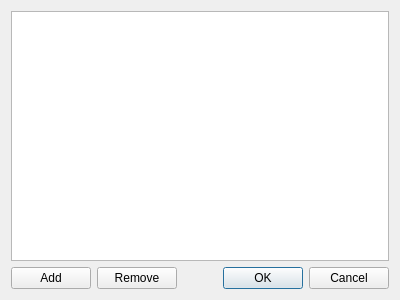
<?xml version="1.0" encoding="UTF-8"?>
<ui version="4.0">
 <class>SourceFileEditDialog</class>
 <widget class="QDialog" name="SourceFileEditDialog">
  <property name="geometry">
   <rect>
    <x>0</x>
    <y>0</y>
    <width>400</width>
    <height>300</height>
   </rect>
  </property>
  <property name="acceptDrops">
   <bool>true</bool>
  </property>
  <property name="windowTitle">
   <string>Dialog</string>
  </property>
  <layout class="QGridLayout" name="gridLayout">
   <item row="0" column="0" colspan="3">
    <widget class="QListView" name="listView"/>
   </item>
   <item row="1" column="0">
    <widget class="QPushButton" name="addButton">
     <property name="text">
      <string>Add</string>
     </property>
    </widget>
   </item>
   <item row="1" column="1">
    <widget class="QPushButton" name="removeButton">
     <property name="text">
      <string>Remove</string>
     </property>
    </widget>
   </item>
   <item row="1" column="2">
    <widget class="QDialogButtonBox" name="buttonBox">
     <property name="orientation">
      <enum>Qt::Horizontal</enum>
     </property>
     <property name="standardButtons">
      <set>QDialogButtonBox::Cancel|QDialogButtonBox::Ok</set>
     </property>
    </widget>
   </item>
  </layout>
 </widget>
 <resources/>
 <connections>
  <connection>
   <sender>buttonBox</sender>
   <signal>accepted()</signal>
   <receiver>SourceFileEditDialog</receiver>
   <slot>accept()</slot>
   <hints>
    <hint type="sourcelabel">
     <x>248</x>
     <y>254</y>
    </hint>
    <hint type="destinationlabel">
     <x>157</x>
     <y>274</y>
    </hint>
   </hints>
  </connection>
  <connection>
   <sender>buttonBox</sender>
   <signal>rejected()</signal>
   <receiver>SourceFileEditDialog</receiver>
   <slot>reject()</slot>
   <hints>
    <hint type="sourcelabel">
     <x>316</x>
     <y>260</y>
    </hint>
    <hint type="destinationlabel">
     <x>286</x>
     <y>274</y>
    </hint>
   </hints>
  </connection>
 </connections>
</ui>
